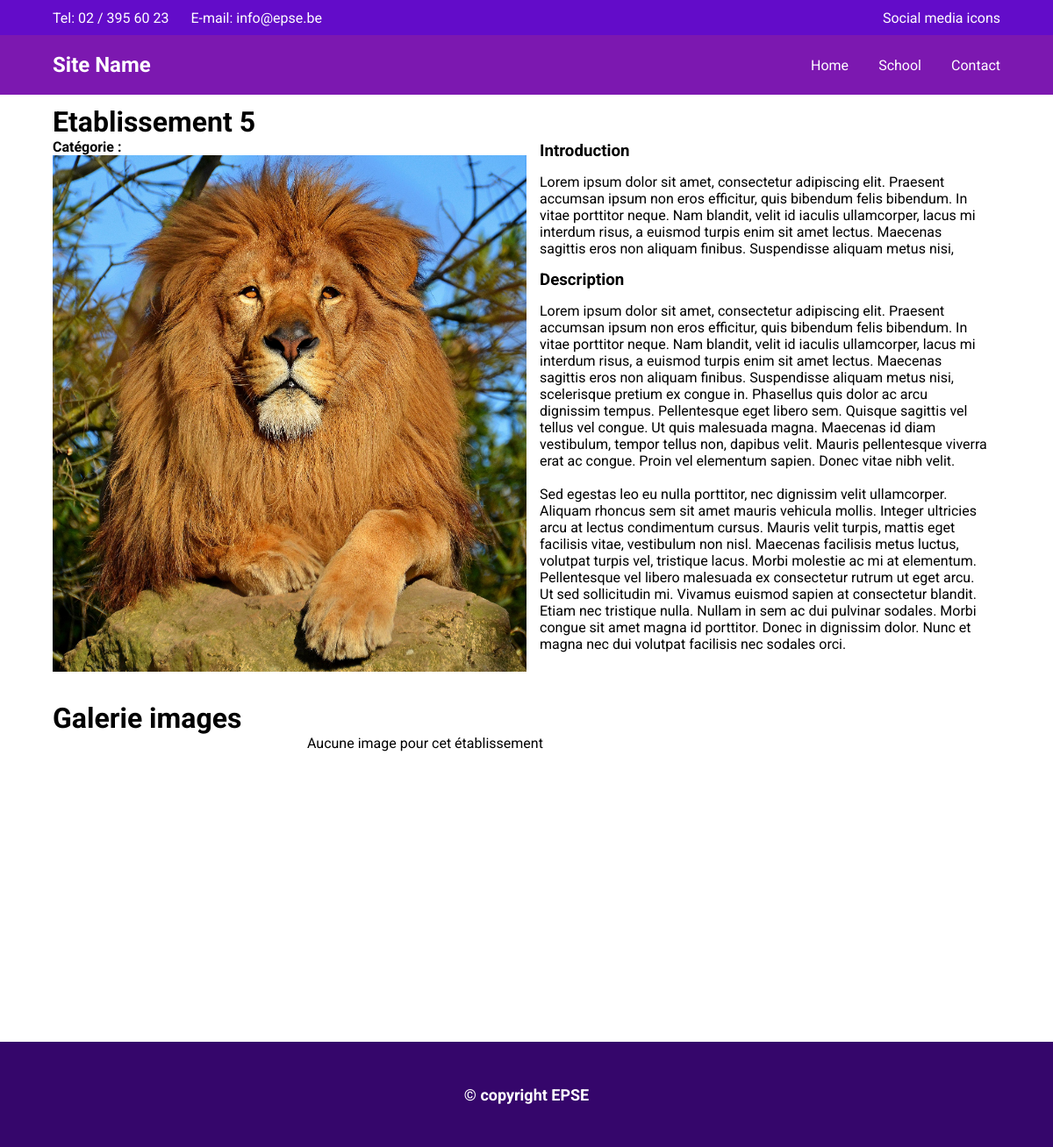
Before: /school.php?id=6 with the older database file.
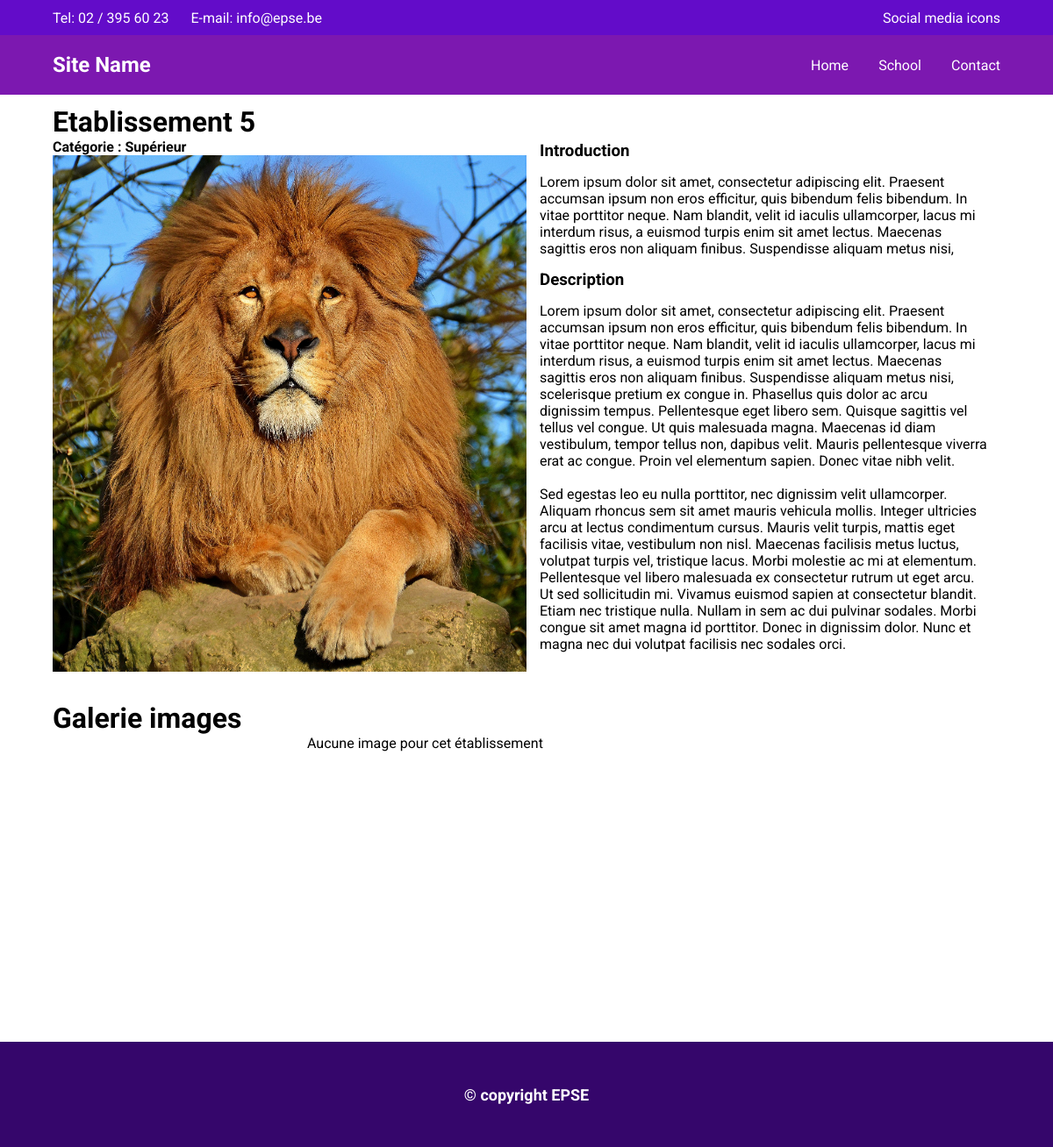
After: the same page with the newer database file.
### tables this page shows
CREATE TABLE IF NOT EXISTS `etablissements` (
  `id` int NOT NULL AUTO_INCREMENT,
  `nom` varchar(255) NOT NULL,
  `description` text NOT NULL,
  `introduction` text NOT NULL,
  `image` varchar(255) NOT NULL,
  `categorie` int NOT NULL DEFAULT '1',
  PRIMARY KEY (`id`)
);

CREATE TABLE IF NOT EXISTS `categories` (
  `id` int NOT NULL AUTO_INCREMENT,
  `nom` varchar(255) NOT NULL,
  PRIMARY KEY (`id`)
);

### school.php (the view, shortened to what this page needs)
<?php
    if(isset($_GET['id']))
    {
        $id = htmlspecialchars($_GET['id']);
    }else{
        header("LOCATION:404.php");
    }
    require "connexion.php";
    $req = $bdd->prepare("SELECT etablissements.nom AS enom, categories.nom AS cnom, etablissements.introduction AS intro, etablissements.description AS description,  etablissements.image as image FROM etablissements INNER JOIN categories ON etablissements.categorie = categories.id WHERE etablissements.id=?");
    $req->execute([$id]);
    $don = $req->fetch();
?>
<!DOCTYPE html>
<html lang="fr">
<head>
    <link rel="stylesheet" href="https://cdn.jsdelivr.net/npm/swiper@11/swiper-bundle.min.css" />
    <link rel="stylesheet" href="style.css">
</head>
<body>
    <div class="slide school" id="test">
        <?php
            include("partials/header.php");
        ?>
        <div class="container container-info">
            <div class="gauche">
                <h1><?= $don['enom'] ?></h1>
                <h4>Catégorie : <?= $don['cnom'] ?></h4>
                <div class="img">
                    <img src="images/<?= $don['image'] ?>" alt="image de <?= $don['enom'] ?>">
                </div>
            </div>
            <div class="droite">
                <div class="text">
                    <h3>Introduction</h3>
                    <?= nl2br($don['intro']) ?>
                    <h3>Description</h3>
                    <?= nl2br($don['description']) ?>
                </div>
            </div>
        </div>
    </div>
    <div id="galimg">
        <div class="container">
            <h1>Galerie images</h1>
            <div class="swiper mySwiper">
                <div class="swiper-wrapper">
                    <?php
                        $reqGal = $bdd->prepare("SELECT * FROM images WHERE id_etablissement=?");
                        $reqGal->execute([$id]);
                        $count = $reqGal->rowCount();
                        if($count > 0)
                        {
                            while($donGal = $reqGal->fetch())
                            {
                                echo "<div class='swiper-slide'><img src='images/".$donGal['fichier']."' alt='image'></div>";
                            }
                        }else{
                            echo "Aucune image pour cet établissement";
                        }
                    ?>
                </div>
            </div>
        </div>
    </div>
    <?php
        include("partials/footer.php");
    ?>
</body>
</html>

Changed rows visible on the page:
changed through a linked row, etablissements "Etablissement 5": categories.nom (not shown) → "Supérieur"
